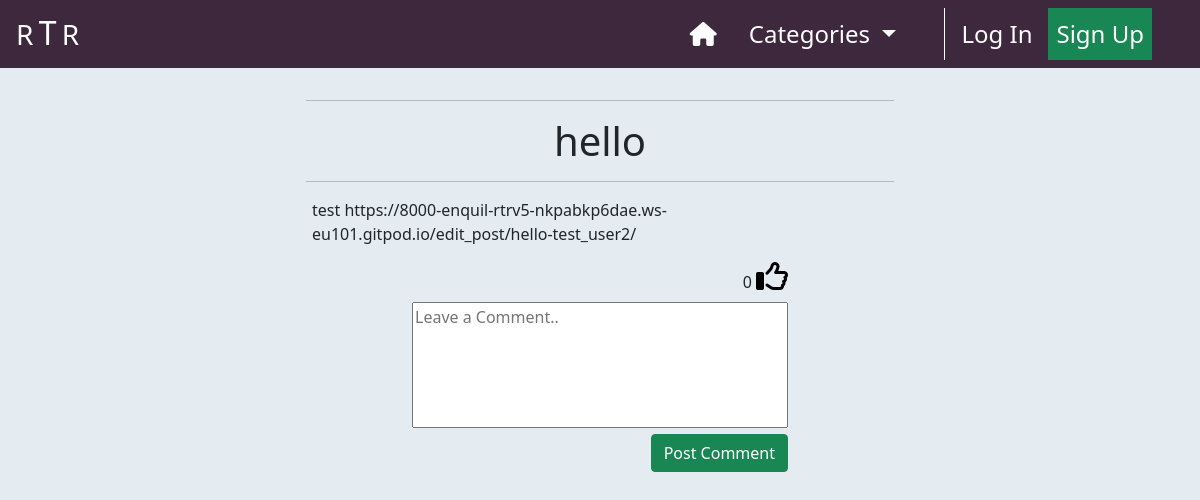
The page /post_detail/hello-test_user2/ on the database as committed earlier.
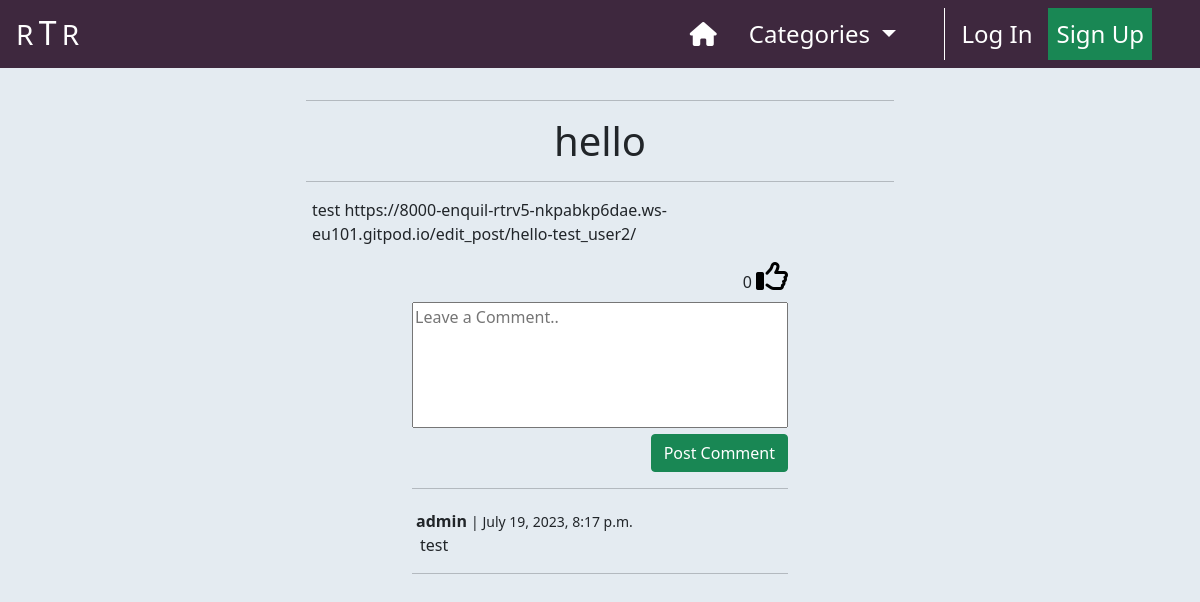
The same page on the database as committed later.
### home/models.py (models this page shows, shortened)
class Comment(models.Model):
    post = models.ForeignKey(
        Post,
        on_delete=models.CASCADE,
        related_name="comments"
    )
    author = models.ForeignKey(
        User,
        on_delete=models.CASCADE,
        related_name='user_comments'
    )
    body = models.TextField(max_length=300)
    created_on = models.DateTimeField(auto_now_add=True)
    approved = models.BooleanField(default=True)
    parent = models.ForeignKey(
        'self',
        null=True,
        blank=True,
        on_delete=models.CASCADE,
        related_name='replies'
    )
    class Meta:
        ordering = ['-created_on']

### post_detail/views.py (the view)
# urls.py: path('<slug:slug>/', views.post_detail, name='post_detail'),
def post_detail(request, slug, *args, **kwargs):
    queryset = Post.objects.filter(status=1)
    post = get_object_or_404(queryset, slug=slug)
    comments = post.comments.all().order_by("-created_on")
    comment_count = post.comments.filter(approved=True).count()
    liked = False
    commented = False
    if post.likes.filter(id=request.user.id).exists():
        liked = True
    if request.method == "POST":
        comment_form = CommentForm(data=request.POST)
        if comment_form.is_valid():
            comment_form.instance.email = request.user.email
            comment_form.instance.author = request.user
            comment = comment_form.save(commit=False)
            comment.post = post
            comment.save()
            messages.add_message(
                request, messages.SUCCESS,
                'Your comment has beens posted!'
            )
            comment_form = CommentForm()
        else:
            comment_form = CommentForm()
    else:
        comment_form = CommentForm()
    return render(
        request,
        'post_detail/post_detail.html',
        {
            "post": post,
            "comments": comments,
            "comment_count": comment_count,
            "liked": liked,
            "comment_form": comment_form
        },
    )

### post_detail/forms.py
class CommentForm(forms.ModelForm):
    class Meta:
        model = Comment
        fields = ('body',)
        labels = {'body': ''}
        widgets = {
            'body': forms.Textarea(attrs={
                    'class': 'w-100 h-100',
                    'cols': 80,
                    'rows': 5,
                    'placeholder': 'Leave a Comment..',
                })
        }

### home/context_processors.py (called while the page is built)
def categories(request):
    return {
        'categories': Category.objects.all()
    }

### home/models.py (called while the page is built)
    def get_friendly_name(self):
        return self.friendly_name

    def number_of_likes(self):
        return self.likes.count()

### post_detail/templates/post_detail/post_detail.html (shortened to what this page needs)
{% extends "base.html" %}
{% load static %}
{% block content %}
    <div class="container-fluid mt-3">
        <div class="row text-center">
            <div class="col-12 text-center">
                <hr class="w-50 post-title-space">
                <h1>{{ post.title }}</h1>
                <hr class="w-50 post-title-space">
            </div>
        </div>
        <div class="row">
            <div class="col-12 col-md-10 col-lg-8 col-xl-6
                        offset-md-1 offset-lg-2 offset-xl-3 mb-4">
                {{ post.content|safe }}
            </div>
        </div>
        <div class="row">
            <div class="col-12 col-sm-8 col-md-6 col-xl-4
                        offset-sm-2 offset-md-3 offset-xl-4 mb-2">
                <div class="form-right-container d-flex justify-content-end">
                    <form class="like-form"
                          action="{% url 'post_like' post.slug %}"
                          method="POST">
                        {{ post.number_of_likes }}
                        {% if liked %}
                            <button class="p-0 m-0 border-0 bg-alice" type="submit">
                                <i class="fa-regular fa-thumbs-up fa-2xl d-block mb-3" style="color: #0047AB"></i>
                            </button>
                        {% else %}
                            <button class="p-0 m-0 border-0 bg-alice" type="submit">
                                <i class="fa-regular fa-thumbs-up fa-2xl d-block mb-3"></i>
                            </button>
                        {% endif %}
                    </form>
                </div>
            </div>
        </div>
        <div class="row">
            <div class="col-12 col-sm-8 col-md-6 col-xl-4
                        offset-sm-2 offset-md-3 offset-xl-4">
                <form action="" method="POST">
                    {{ comment_form }}
                    <div class="row">
                        <div class="col-12 text-end">
                            <button type="submit" class="btn btn-success">Post Comment</button>
                        </div>
                    </div>
                </form>
            </div>
        </div>
        {% for comment in comments %}
            <div class="row">
                <div class="col-12 col-sm-8 col-md-6 col-xl-4
                            offset-sm-2 offset-md-3 offset-xl-4">
                    <hr>
                    <p class="mb-0 mt-1 ms-1 d-inline-block"><strong>{{ comment.author }}</strong></p>
                    <small> | {{ comment.created_on }}</small>
                    <p class="mb-1 ms-2">{{ comment.body }}</p>
                    {% if forloop.counter == comments.count %}
                        <hr>
                    {% endif %}
                </div>
            </div>
        {% endfor %}
    </div>
{% endblock %}

Rows that differ between the two databases and show on the page:
added Comment: author "admin", created_on "July 19, 2023, 8:17 p.m.", body "test"
